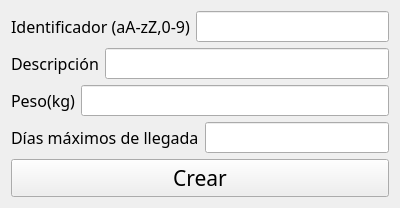
<?xml version="1.0" encoding="UTF-8"?>
<ui version="4.0">
 <class>Form</class>
 <widget class="QWidget" name="Form">
  <property name="windowModality">
   <enum>Qt::ApplicationModal</enum>
  </property>
  <property name="geometry">
   <rect>
    <x>0</x>
    <y>0</y>
    <width>400</width>
    <height>190</height>
   </rect>
  </property>
  <property name="windowTitle">
   <string>ProjectGamma - Nueva petición</string>
  </property>
  <layout class="QVBoxLayout" name="verticalLayout">
   <item>
    <layout class="QHBoxLayout" name="horizontalLayout_2">
     <item>
      <widget class="QLabel" name="label_2">
       <property name="font">
        <font>
         <family>Century Gothic</family>
         <pointsize>12</pointsize>
        </font>
       </property>
       <property name="text">
        <string>Identificador (aA-zZ,0-9)</string>
       </property>
      </widget>
     </item>
     <item>
      <widget class="QLineEdit" name="idField">
       <property name="font">
        <font>
         <family>Century Gothic</family>
         <pointsize>12</pointsize>
        </font>
       </property>
      </widget>
     </item>
    </layout>
   </item>
   <item>
    <layout class="QHBoxLayout" name="horizontalLayout_3">
     <item>
      <widget class="QLabel" name="label_3">
       <property name="font">
        <font>
         <family>Century Gothic</family>
         <pointsize>12</pointsize>
        </font>
       </property>
       <property name="text">
        <string>Descripción</string>
       </property>
      </widget>
     </item>
     <item>
      <widget class="QLineEdit" name="descField">
       <property name="font">
        <font>
         <family>Century Gothic</family>
         <pointsize>12</pointsize>
        </font>
       </property>
      </widget>
     </item>
    </layout>
   </item>
   <item>
    <layout class="QHBoxLayout" name="horizontalLayout_4">
     <item>
      <widget class="QLabel" name="label_4">
       <property name="font">
        <font>
         <family>Century Gothic</family>
         <pointsize>12</pointsize>
        </font>
       </property>
       <property name="text">
        <string>Peso(kg)</string>
       </property>
      </widget>
     </item>
     <item>
      <widget class="QLineEdit" name="weightField">
       <property name="font">
        <font>
         <family>Century Gothic</family>
         <pointsize>12</pointsize>
        </font>
       </property>
      </widget>
     </item>
    </layout>
   </item>
   <item>
    <layout class="QHBoxLayout" name="horizontalLayout_5">
     <item>
      <widget class="QLabel" name="label_5">
       <property name="font">
        <font>
         <family>Century Gothic</family>
         <pointsize>12</pointsize>
        </font>
       </property>
       <property name="text">
        <string>Días máximos de llegada</string>
       </property>
      </widget>
     </item>
     <item>
      <widget class="QLineEdit" name="daysField">
       <property name="font">
        <font>
         <family>Century Gothic</family>
         <pointsize>12</pointsize>
        </font>
       </property>
      </widget>
     </item>
    </layout>
   </item>
   <item>
    <widget class="QPushButton" name="createButton">
     <property name="font">
      <font>
       <family>Century Gothic</family>
       <pointsize>16</pointsize>
      </font>
     </property>
     <property name="text">
      <string>Crear</string>
     </property>
    </widget>
   </item>
  </layout>
 </widget>
 <resources/>
 <connections/>
</ui>
